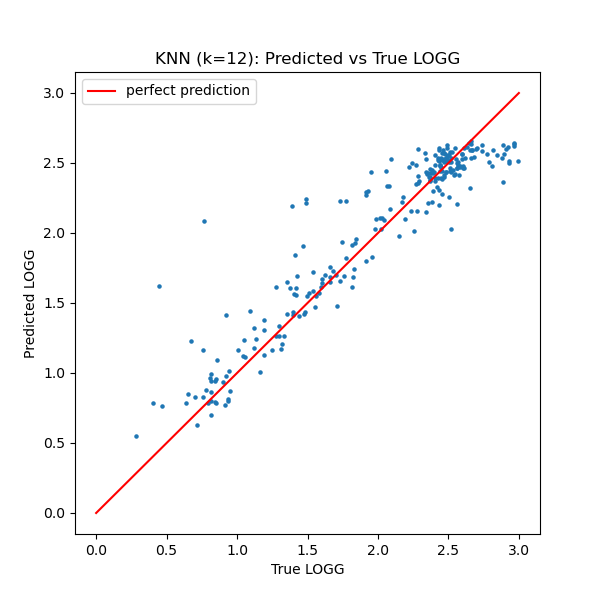

The script that saved this image:
'''
Making a KNN ML model for predicting LOGG values of RGB stars

Author: Sarah Odeh (NYU)

See 'my understanding of the workflow step 3' for detailed explanation
'''

import numpy as np
import matplotlib.pyplot as plt
from sklearn.neighbors import KNeighborsRegressor
from get_data import train_features, valid_features, test_features
from get_data import train_labels_logg, valid_labels_logg, test_labels_logg

# build model
k = 12
model = KNeighborsRegressor(n_neighbors=k)
model.fit(train_features, train_labels_logg)

# predictions (validation and training)
train_preds = model.predict(train_features)
valid_preds = model.predict(valid_features)

# loss (validation vs training)
train_mse = np.mean((train_preds - train_labels_logg)**2)
valid_mse = np.mean((valid_preds - valid_labels_logg)**2)

print(f"Train MSE: {train_mse:.4f}")
print(f"Valid MSE: {valid_mse:.4f}")

# plotting validation predictions vs true LOGG to prove this works
plt.figure(figsize=(6,6))
plt.scatter(valid_labels_logg, valid_preds, s=5)
plt.plot([0, 3], [0, 3], color='red', label='perfect prediction')
plt.xlabel('True LOGG')
plt.ylabel('Predicted LOGG')
plt.title(f'KNN (k={k}): Predicted vs True LOGG')
plt.legend()
plt.savefig('knn.png')

# test (ONLY WHEN READY)
test_preds = model.predict(test_features)
test_mse = np.mean((test_preds - test_labels_logg)**2)
print(f"Test MSE: {test_mse:.4f}")
